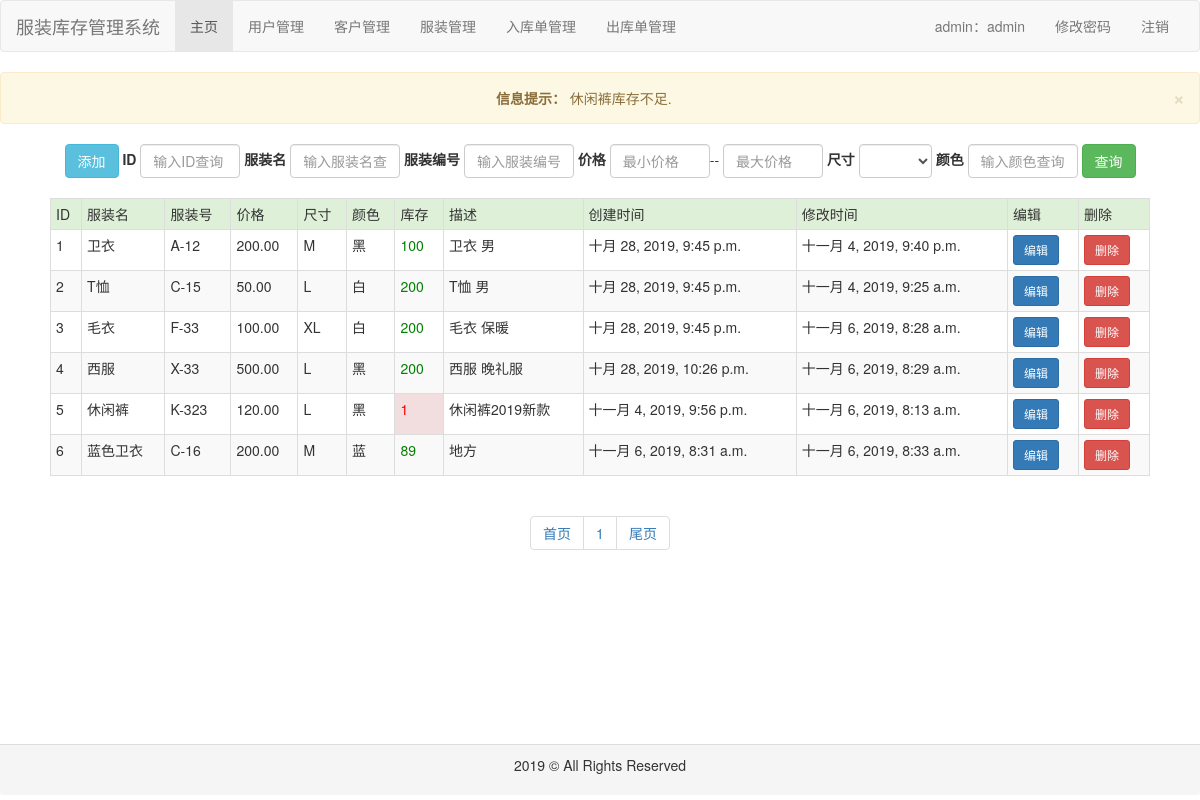
The app's page /clothes/ (signed in) with its own data.
### common/models.py (models this page shows, shortened)
class Clothes(models.Model):
    size_choices = (
        ('S', 'S'),
        ('M', 'M'),
        ('L', 'L'),
        ('XL', 'XL'),
        ('XXL', 'XXL')
    )
    name = models.CharField(max_length=32, verbose_name='服装名')
    sn = models.CharField(max_length=32, unique=True, verbose_name='服装号')
    price = models.DecimalField(max_digits=10, decimal_places=2, verbose_name='价格')
    size = models.CharField(max_length=32, choices=size_choices, verbose_name='尺寸')
    color = models.CharField(max_length=32, verbose_name='颜色')
    stock = models.PositiveIntegerField(verbose_name='库存')
    image = models.ImageField(upload_to='clothes', verbose_name='图片')
    desc = models.CharField(max_length=200, verbose_name='描述')
    create_time = models.DateTimeField(auto_now_add=True, verbose_name='创建时间')
    modify_time = models.DateTimeField(auto_now=True, verbose_name='修改时间')
    class Meta:
        ordering = ['create_time']
        verbose_name = '服装'
        verbose_name_plural = verbose_name

### clothes/views.py (the view)
# urls.py: path('', views.list, name='index'),
def list(request):
    qs = Clothes.objects.all()
    short = []
    for foo in qs:
        if foo.stock < 10:
            short.append(foo.name)
    short_str = '、'.join(short)
    messages.add_message(request, messages.WARNING, f'{str(short_str)}库存不足')
    paginator = Paginator(qs, 10)
    page = request.GET.get('page', '1')
    result = paginator.page(page)
    context = {
        'result': result,
    }
    return render(request, 'clothes/index.html', context)

### clothes/templates/clothes/index.html (shortened to what this page needs)
{% extends 'base.html' %}
{% block content %}
    <div id="content" style="height: 600px">
        <div id="search" class="text-center">
            <form class="form-inline" action="{% url 'clothes:search' %} " method="post">
                <div class="form-group ">
                    <a class="btn btn-info" href="{% url 'clothes:add' %}">添加</a>
                </div>
                <div class="form-group">
                    <label for="id">ID</label>
                    <input type="text" class="form-control" id="id" name="id" placeholder="输入ID查询" style="width: 100px">
                </div>
                <div class="form-group">
                    <label for="name">服装名</label>
                    <input type="text" class="form-control" id="name" name="name" placeholder="输入服装名查询"
                           style="width: 110px">
                </div>
                <div class="form-group">
                    <label for="sn">服装编号</label>
                    <input type="text" class="form-control" id="sn" name="sn" placeholder="输入服装编号查询"
                           style="width: 110px">
                </div>
                <div class="form-group">
                    <label for="price">价格</label>
                    <input type="text" class="form-control" id="min" name="min" placeholder="最小价格" style="width: 100px">--
                    <input type="text" class="form-control" id="max" name="max" placeholder="最大价格" style="width: 100px">
                </div>
                <div class="form-group">
                    <label for="size">尺寸</label>
                    <select id="size" name="size" class="form-control">
                        <option style='display: none'></option>
                        <option>S</option>
                    </select>
                </div>
                <div class="form-group">
                    <label for="color">颜色</label>
                    <input type="text" class="form-control" id="color" name="color" placeholder="输入颜色查询"
                           style="width: 110px">
                </div>
                <button type="submit" class="btn btn-success">查询</button>
            </form>
        </div>
        <br>
        <div id="table" align="center">
            {% if result %}
                <table class="table table-striped table-bordered table-hover  table-condensed" style="width: 1100px">
                <tr class="success">
                    <td>ID</td>
                    <td>服装名</td>
                    <td>服装号</td>
                    <td>价格</td>
                    <td>尺寸</td>
                    <td>颜色</td>
                    <td>库存</td>
                    <td>描述</td>
                    <td>创建时间</td>
                    <td>修改时间</td>
                    <td>编辑</td>
                    <td>删除</td>
                </tr>
                {% for foo in result %}
                    <tr>
                        <td>{{ foo.id }}</td>
                        <td>{{ foo.name }}</td>
                        <td>{{ foo.sn }}</td>
                        <td>{{ foo.price }}</td>
                        <td>{{ foo.size }}</td>
                        <td>{{ foo.color }}</td>
                        {% if foo.stock > 10 %}
                            <td style="color: green">{{ foo.stock }}</td>
                        {% else %}
                            <td class="danger" style="color: red">{{ foo.stock }}</td>
                        {% endif %}
                        <td>{{ foo.desc }}</td>
                        <td>{{ foo.create_time }}</td>
                        <td>{{ foo.modify_time }}</td>
                        <td><a class="btn btn-primary btn-sm" href="{% url 'clothes:update' foo.id %}">编辑</a></td>
                        <td><a class="btn btn-danger btn-sm" href="{% url 'clothes:delete' foo.id %}">删除</a></td>
                    </tr>
                {% endfor %}
            {% else %}
                <p>没有任何服装</p>
            {% endif %}
            </table>
        </div>
        <div class="text-center">
            <ul class="pagination">
                <li><a href="/clothes/?page=1" rel="external nofollow">首页</a></li>
                {% for num in result.paginator.page_range %}
                    <li><a href="/clothes/?page={{ num }}" rel="external nofollow">{{ num }}</a></li>
                {% endfor %}
                <li><a href="/clothes/?page={{ result.paginator.num_pages }}" rel="external nofollow">尾页</a></li>
            </ul>
        </div>
    </div>
{% endblock %}

### records on screen
Clothes: id "1", name "卫衣", sn "A-12", price "200.00", size "M", color "黑", stock "100", desc "卫衣 男", create_time "十月 28, 2019, 9:45 p.m.", modify_time "十一月 4, 2019, 9:40 p.m."
Clothes: id "2", name "T恤", sn "C-15", price "50.00", size "L", color "白", stock "200", desc "T恤 男", create_time "十月 28, 2019, 9:45 p.m.", modify_time "十一月 4, 2019, 9:25 a.m."
Clothes: id "3", name "毛衣", sn "F-33", price "100.00", size "XL", color "白", stock "200", desc "毛衣 保暖", create_time "十月 28, 2019, 9:45 p.m.", modify_time "十一月 6, 2019, 8:28 a.m."
Clothes: id "4", name "西服", sn "X-33", price "500.00", size "L", color "黑", stock "200", desc "西服 晚礼服", create_time "十月 28, 2019, 10:26 p.m.", modify_time "十一月 6, 2019, 8:29 a.m."
Clothes: id "5", name "休闲裤", sn "K-323", price "120.00", size "L", color "黑", stock "1", desc "休闲裤2019新款", create_time "十一月 4, 2019, 9:56 p.m.", modify_time "十一月 6, 2019, 8:13 a.m."
Clothes: id "6", name "蓝色卫衣", sn "C-16", price "200.00", size "M", color "蓝", stock "89", desc "地方", create_time "十一月 6, 2019, 8:31 a.m.", modify_time "十一月 6, 2019, 8:33 a.m."

### other values on screen
{{ request.session.user_role }} "admin"
{{ request.session.user_name }} "admin"
{{ message }} "休闲裤库存不足"
{{ num }} "1"
